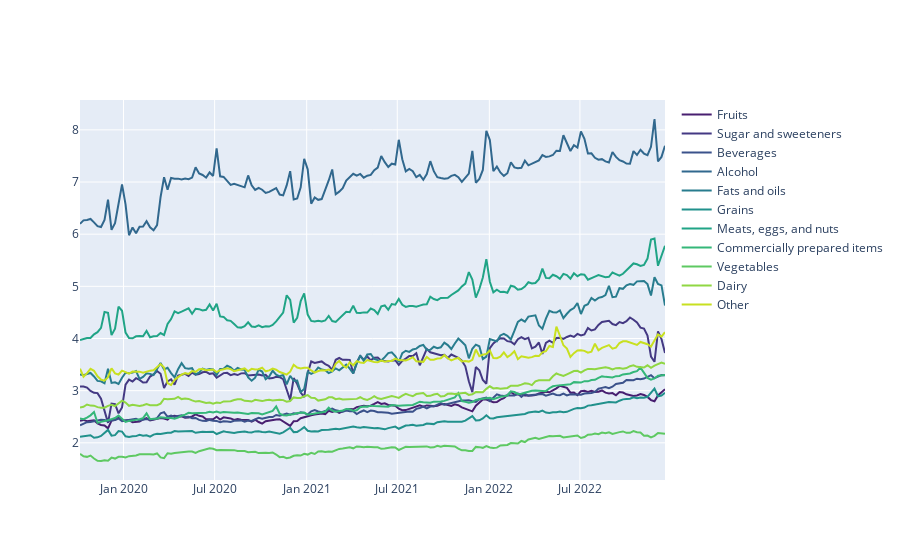

Here is the notebook cell this chart was saved with:
### Code cell
#extract color palette, the palette can be changed
pal = list(sns.color_palette(palette='viridis', n_colors=len(state)).as_hex())

fig = go.Figure()
for d,p in zip(district, pal):
    fig.add_trace(go.Line(x = df[df['Category']==d]['Date'],
                             y = df[df['Category']==d]['Price_per_Unit'],
                             name = d,
                             line_color = p, 
                             fill=None))   #tozeroy 

fig.show()

pal.save('../data/external.html')

### Figure 1 — Plotly figure (JSON) as saved in the notebook; plotly's stock layout.template omitted (floating-point values rounded to 4 significant figures; data arrays with more than 128 entries replaced by an {"elided": "..."} marker saying what was removed)
{"data": [{"line": {"color": "#481f70"}, "name": "Fruits", "type": "scatter", "x": {"elided": "168 str values"}, "y": {"elided": "168 float values"}}, {"line": {"color": "#443983"}, "name": "Sugar and sweeteners", "type": "scatter", "x": {"elided": "168 str values"}, "y": {"elided": "168 float values"}}, {"line": {"color": "#3b528b"}, "name": "Beverages", "type": "scatter", "x": {"elided": "168 str values"}, "y": {"elided": "168 float values"}}, {"line": {"color": "#31688e"}, "name": "Alcohol", "type": "scatter", "x": {"elided": "168 str values"}, "y": {"elided": "168 float values"}}, {"line": {"color": "#287c8e"}, "name": "Fats and oils", "type": "scatter", "x": {"elided": "168 str values"}, "y": {"elided": "168 float values"}}, {"line": {"color": "#21918c"}, "name": "Grains", "type": "scatter", "x": {"elided": "168 str values"}, "y": {"elided": "168 float values"}}, {"line": {"color": "#20a486"}, "name": "Meats, eggs, and nuts", "type": "scatter", "x": {"elided": "168 str values"}, "y": {"elided": "168 float values"}}, {"line": {"color": "#35b779"}, "name": "Commercially prepared items", "type": "scatter", "x": {"elided": "168 str values"}, "y": {"elided": "168 float values"}}, {"line": {"color": "#5ec962"}, "name": "Vegetables", "type": "scatter", "x": {"elided": "168 str values"}, "y": {"elided": "168 float values"}}, {"line": {"color": "#90d743"}, "name": "Dairy", "type": "scatter", "x": {"elided": "168 str values"}, "y": {"elided": "168 float values"}}, {"line": {"color": "#c8e020"}, "name": "Other", "type": "scatter", "x": {"elided": "168 str values"}, "y": {"elided": "168 float values"}}], "layout": {}}
